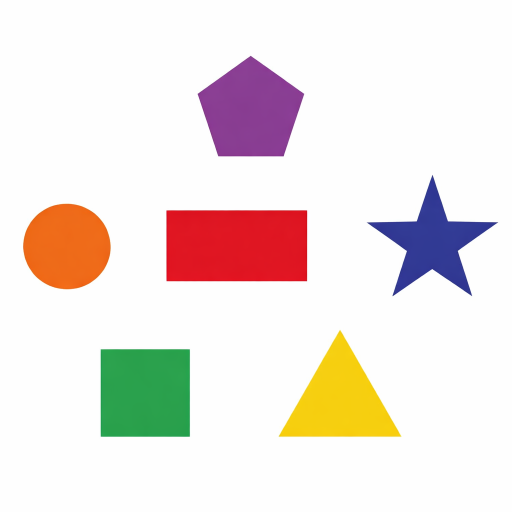
#> input picture OpenCV/shapes2.png, 1024 x 1024 px (shown at 1/2 size)
$ python 23_detect_simple_geometric_shapes.py
#> lines starting #> are read from the running program, lines starting #| are printed output that depends on the picture; after the words box and inside, x2 and y2 are one past the last pixel; in counts of white or black regions, pixels touching at a corner belong together
import cv2 as cv
import numpy as np
from matplotlib import pyplot as plt

img = cv.imread('shapes2.png')
#> img is the input picture: shape (1024, 1024, 3); mean B, G, R 224, 228.5, 238.5
img = cv.resize(img, (700, 700))
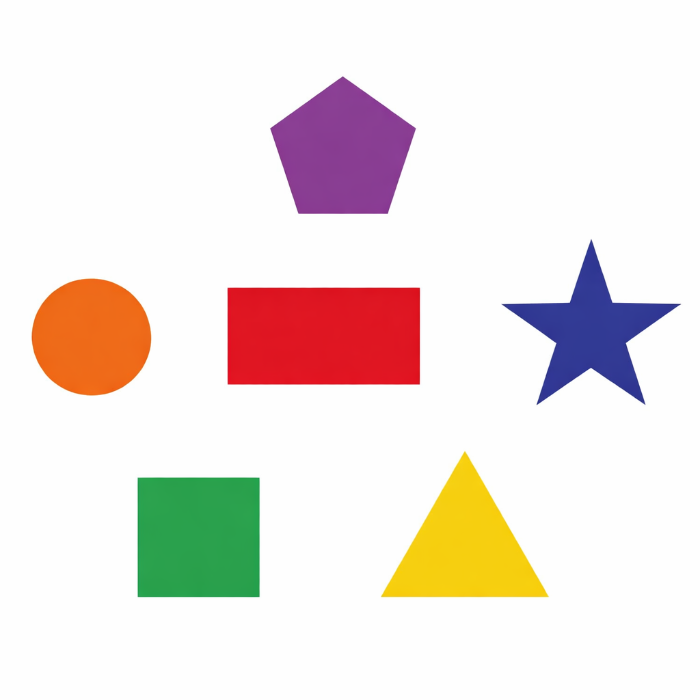
#> img: shape (700, 700, 3); mean B, G, R 224, 228.5, 238.5
imggray = cv.cvtColor(img, cv.COLOR_BGR2GRAY)
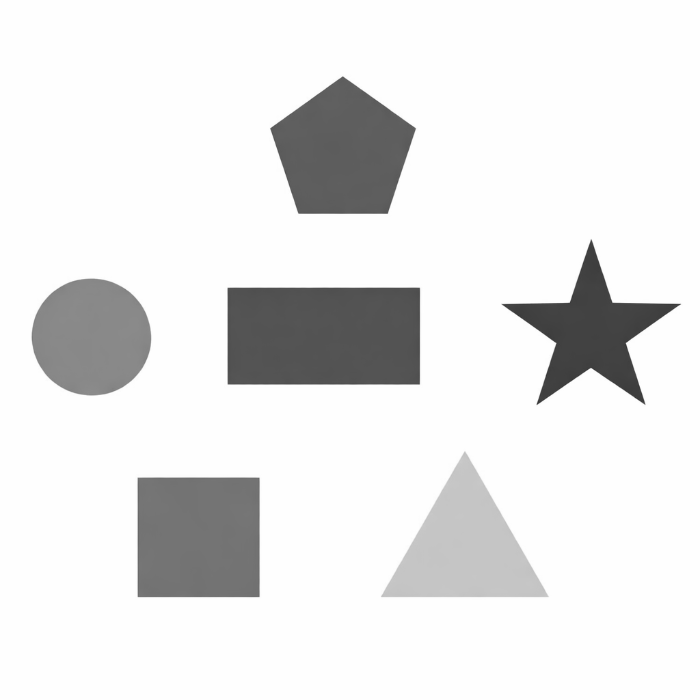
#> imggray: shape (700, 700); min 54, max 255, mean 231
_, thresh = cv.threshold(imggray, 240, 255, cv.THRESH_BINARY)
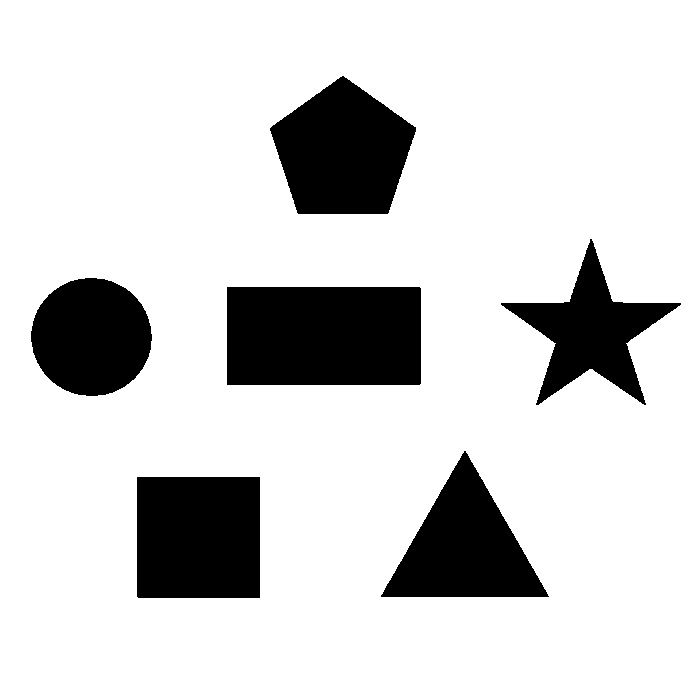
#> thresh: shape (700, 700); 83.3% white; 6 black regions
contours, _ = cv.findContours(thresh, cv.RETR_TREE, cv.CHAIN_APPROX_SIMPLE)
#> contours = 7 contours; box (x1, y1, x2, y2) and area: (0, 0, 700, 700) 488601, (226, 286, 422, 386) 19300, (136, 476, 261, 599) 15124, (269, 75, 417, 215) 14244, (380, 450, 550, 598) 12646, (30, 277, 153, 397) 11315, (500, 238, 682, 406) 10540

for contour in contours:
    approx = cv.approxPolyDP(contour, 0.01*cv.arcLength(contour, closed=True), True)
    cv.drawContours(img, [approx], 0, (0, 0, 0), 2)
    x = approx.ravel()[0] - 30
    y = approx.ravel()[1] - 10

    if len(approx) == 3:
        cv.putText(img, 'Triangle', (x, y), cv.FONT_HERSHEY_COMPLEX, 0.5, (255, 0, 0), 1)
    elif len(approx) == 4:
        x1, y1, w, h = cv.boundingRect(approx)
        aspectratio = w / float(h)
        if 0.95 < aspectratio < 1.05:
            cv.putText(img, 'Square', (x, y), cv.FONT_HERSHEY_COMPLEX, 0.5, (255, 0, 0), 1)
        else:
            cv.putText(img, 'Rectangle', (x, y), cv.FONT_HERSHEY_COMPLEX, 0.5, (255, 0, 0), 1)
    elif len(approx) == 5:
        cv.putText(img, 'Pentagon', (x, y), cv.FONT_HERSHEY_COMPLEX, 0.5, (255, 0, 0), 1)
    elif len(approx) == 6:
        cv.putText(img, 'Hexagon', (x, y), cv.FONT_HERSHEY_COMPLEX, 0.5, (255, 0, 0), 1)
    elif len(approx) == 10:
        cv.putText(img, 'Star', (x, y), cv.FONT_HERSHEY_COMPLEX, 0.5, (255, 0, 0), 1)
    else:
        cv.putText(img, 'Circle', (x, y), cv.FONT_HERSHEY_COMPLEX, 0.5, (255, 0, 0), 1)
#> this loop made 7 passes
#> (approx, x, y, x1, y1, w, h, aspectratio) on passes 1, 2, 4: ([[0, 0], [0, 699], [699, 699], [699, 0]], -30, -10, 0, 0, 700, 700, 1), ([[136, 477], [259, 476], [260, 597], [138, 598]], 106, 467, 136, 476, 125, 123, 1.02), ([[226, 287], [419, 286], [421, 383], [227, 385]], 196, 277, 226, 286, 196, 100, 1.96)
#> (x, y) on passes 5 to 7: (40, 270), (470, 293), (312, 65)
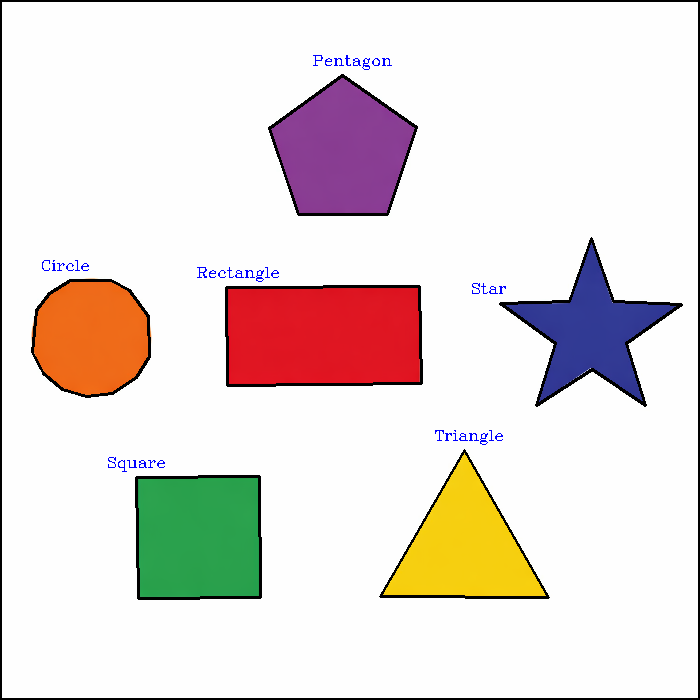
#> img: shape (700, 700, 3); 3.22% of pixels changed, all inside (x1, y1, x2, y2) = (0, 0, 700, 700)

cv.imshow('Window', img)

cv.waitKey(0)
cv.destroyAllWindows()
"""
Explanation:
1. approx = cv2.approxPolyDP(curve, epsilon, closed)
| Parameter      | Data Type     | Description                                                                                   | Typical Value / Example         |
| curve          | numpy.ndarray | Input contour (set of points) to be approximated. Usually obtained from cv2.findContours()    | cnt                             |
| epsilon        | float         | Maximum distance between the original contour and the approximated polygon. Controls accuracy | 0.01 * cv2.arcLength(cnt, True) |
| closed         | bool          | Specifies whether the contour is closed or open                                               | True (for shapes)               |
| Return Value   | numpy.ndarray | Approximated polygon with fewer vertices                                                      | approx                          |

2. lenght = cv2.arcLength(curve, closed)
|   Parameter      |   Data Type     |   Description                                                  | Typical Value / Example              |
| curve            | numpy.ndarray   | Input contour whose perimeter (arc length) is to be calculated | cnt                                  |
| closed           | bool            | Indicates whether the curve is closed or open                  | True (for shapes)                    |
| Return Value     | float           | Total perimeter (arc length) of the contour                    | perimeter = cv2.arcLength(cnt, True) |

3. approx.ravel()
|   Aspect    |   Details                                           |
| Function    | ravel()                                             |
| Library     | NumPy                                               |
| Used on     | approx (output of cv2.approxPolyDP)                 |
| Purpose     | Converts a multi-dimensional array into a 1-D array |
| Output Type | numpy.ndarray (1-D)                                 |
[[[x1, y1]],
 [[x2, y2]],
 [[x3, y3]]]
Converts it to: [x1, y1, x2, y2, x3, y3]
"""

$ run again, with OpenCV/shapes.png copied over OpenCV/shapes2.png
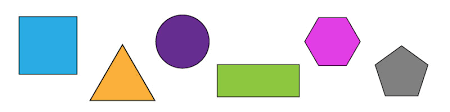
#> input picture OpenCV/shapes.png, 450 x 112 px
#> img is the input picture: shape (112, 450, 3); mean B, G, R 222.4, 218.9, 218.9
#> `_, thresh = cv.threshold(imggray, 240, 255, cv.THRESH_BINARY)`:
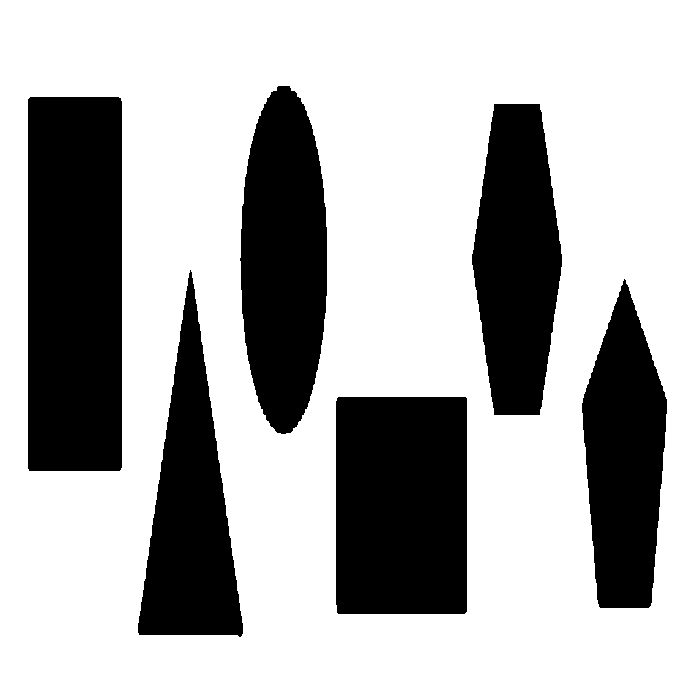
#> thresh: shape (700, 700); 69.8% white; 6 black regions
#> contours = 7 contours; box (x1, y1, x2, y2) and area: (0, 0, 700, 700) 488601, (27, 96, 123, 472) 35604, (335, 396, 468, 615) 28752, (239, 85, 328, 435) 23997, (471, 103, 563, 416) 21562, (137, 269, 244, 638) 20332, (581, 278, 668, 609) 20035
#> the loop `for contour in contours:` made 7 passes
#> (approx, x, y, x1, y1, w, h, aspectratio) on passes 1, 2, 6: ([[0, 0], [0, 699], [699, 699], [699, 0]], -30, -10, 0, 0, 700, 700, 1), ([[338, 396], [467, 398], [464, 614], [336, 612]], 308, 386, 336, 396, 132, 219, 0.603), ([[30, 96], [122, 101], [119, 471], [27, 468]], 0, 86, 27, 96, 96, 376, 0.255)
#> after the loop `for contour in contours:`:
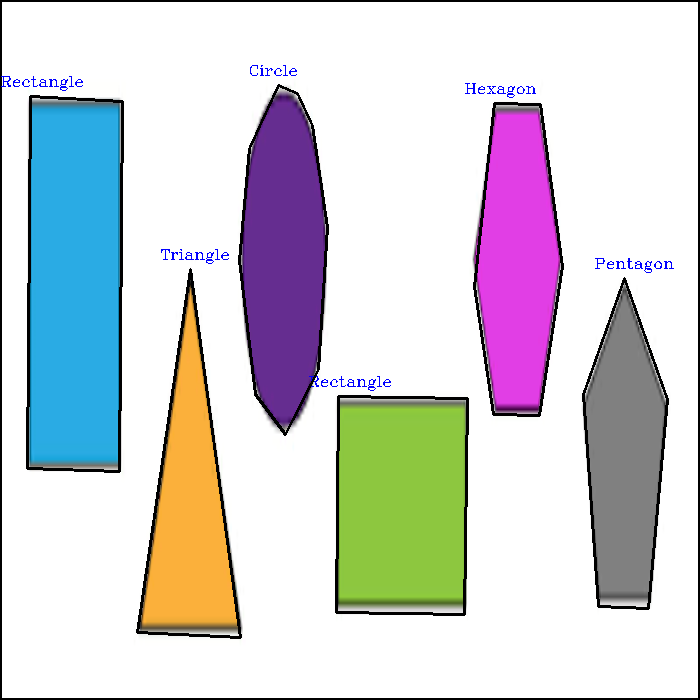
#> img: shape (700, 700, 3); mean B, G, R 214.4, 210.3, 210.2

$ run again, with OpenCV/smarties.png copied over OpenCV/shapes2.png
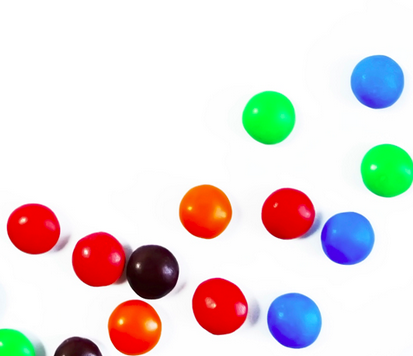
#> input picture OpenCV/smarties.png, 413 x 356 px
#> img is the input picture: shape (356, 413, 3); mean B, G, R 219.1, 220.4, 228.9
#> `_, thresh = cv.threshold(imggray, 240, 255, cv.THRESH_BINARY)`:
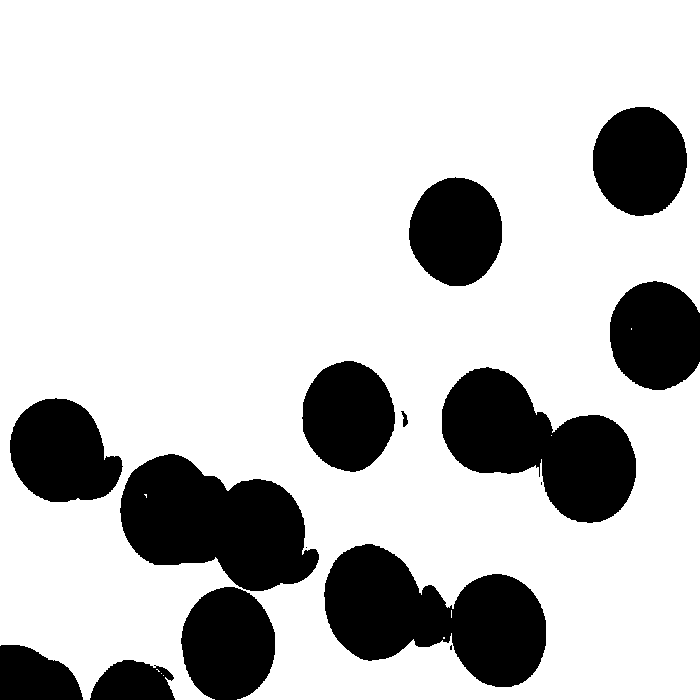
#> thresh: shape (700, 700); 77.9% white; 15 black regions (3 under 20 px)
#> contours = 21 contours, 12 with area under 20; largest, box (x1, y1, x2, y2) and area: (0, 0, 700, 700) 465944, (323, 543, 547, 688) 19268, (119, 453, 320, 592) 17990, (441, 366, 637, 524) 17218, (9, 397, 124, 503) 8714
#> the loop `for contour in contours:` made 21 passes
#> (approx, x, y, x1, y1, w, h, aspectratio) on passes 8, 10, 14: ([[305, 547], [306, 546], [307, 547], [306, 548]], 275, 537, 305, 546, 3, 3, 1), ([[443, 637], [443, 638], [444, 638], [444, 637]], 413, 627, 443, 637, 2, 2, 1), ([[144, 494], [146, 496], [146, 497], [146, 494]], 114, 484, 144, 494, 3, 4, 0.75)
#> after the loop `for contour in contours:`:
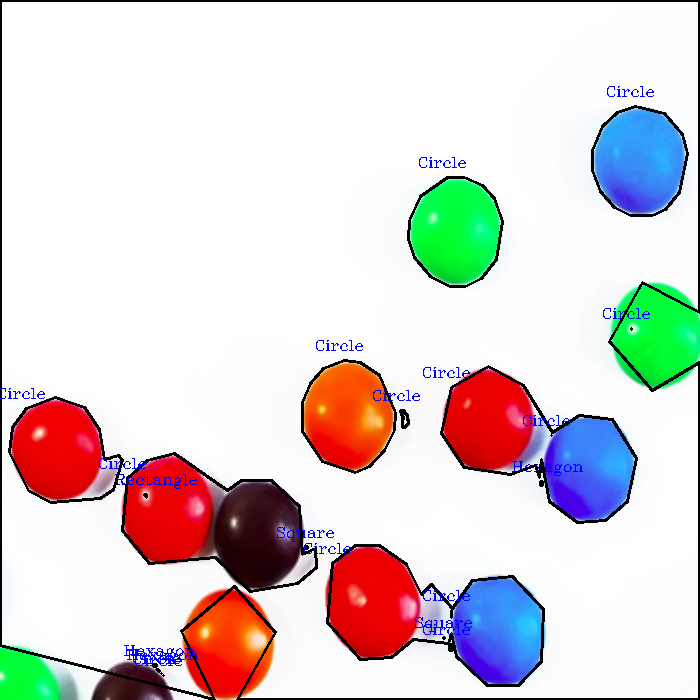
#> img: shape (700, 700, 3); mean B, G, R 212.4, 212.1, 220.2
